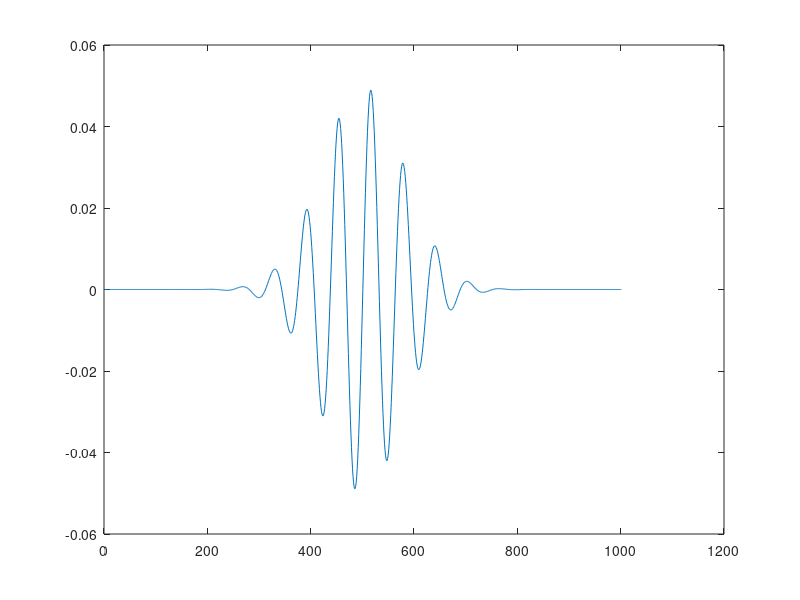

This chart was generated by the following MATLAB code:
%This script creates an array x, then generates from it 
%a normal distribution (normcurve) and a sine curve (sincurve).
%Multiply the two together and you have a spindle.
x = [-50:0.1:50]; %array
sincurve = sin(x);  %sine curve on x
normcurve = normpdf(x,0,8);  %normal distribution w/baseline @ zero and peak @ 0.0499. 
both = sincurve .* normcurve; %multiply two curves element-wise. 
plot(both);figure(gcf);
%The resulting curve looks strikingly similar to a sleep slow wave.  
